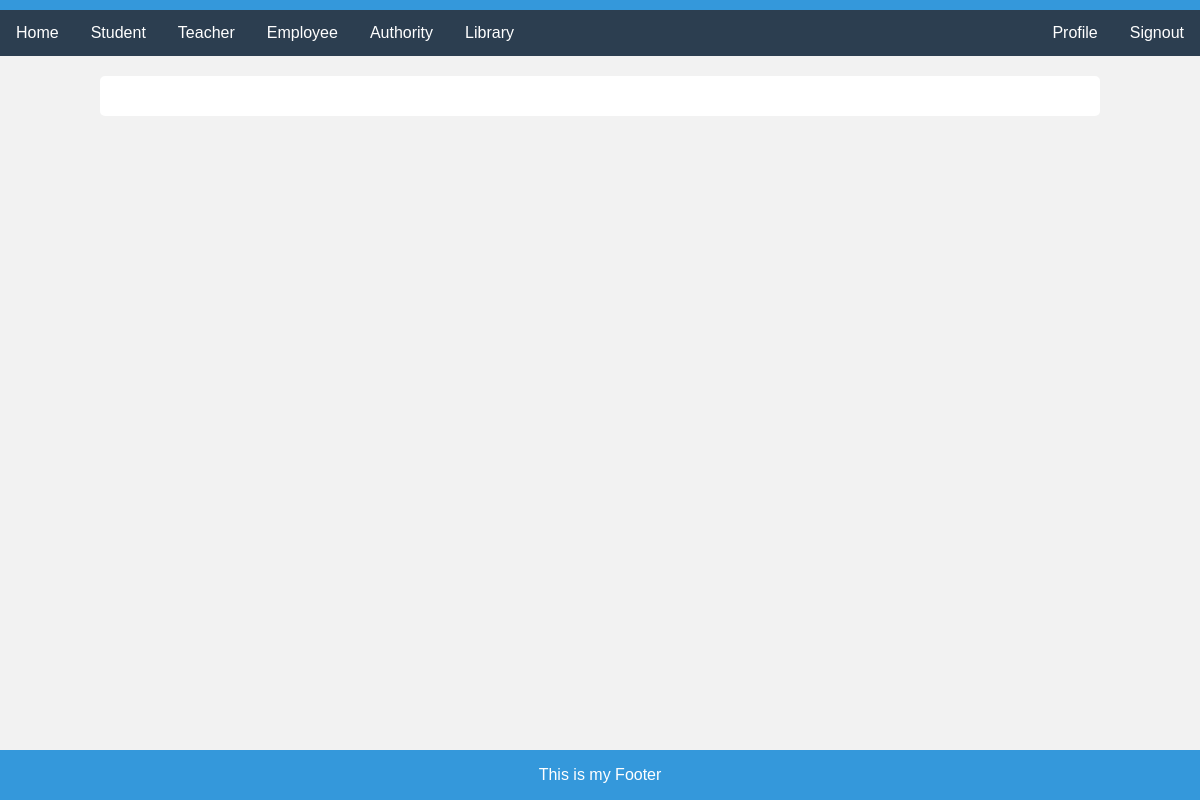
/editEmployee/3, run on an earlier commit of the app's database.
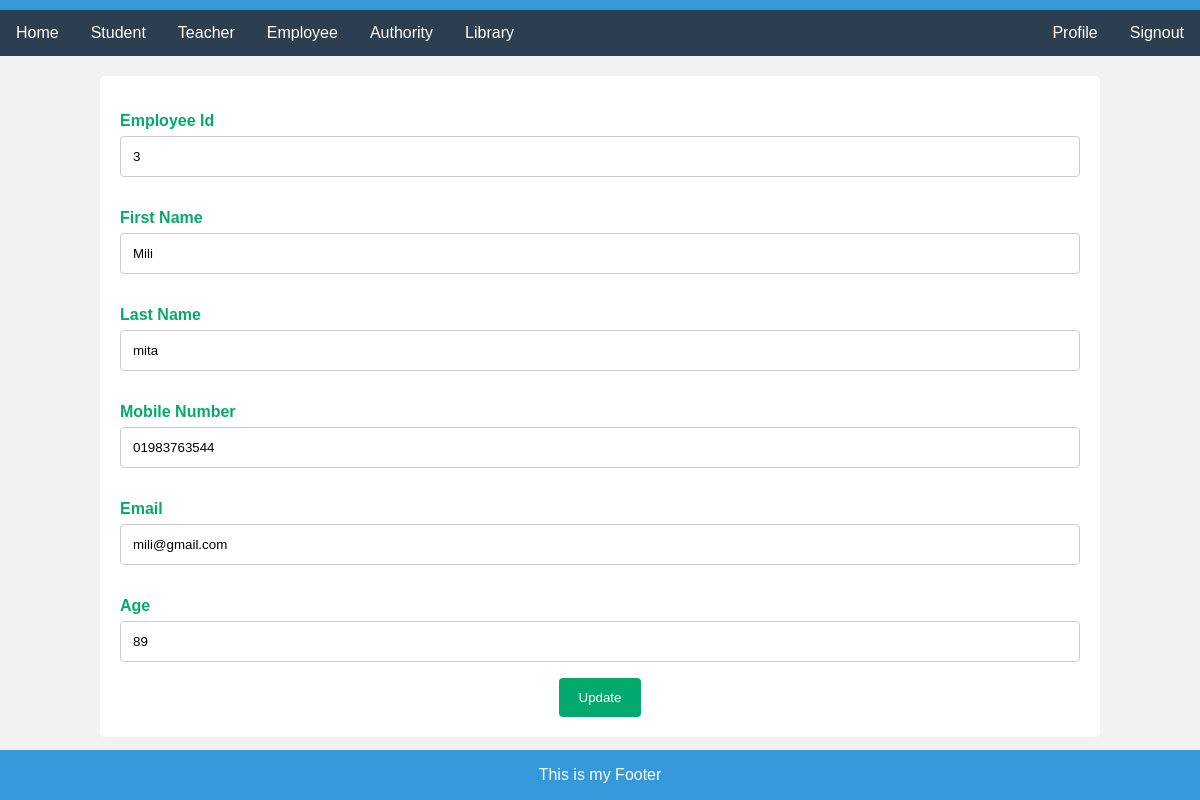
And on a later commit of the database.
### myApp/models.py (models this page shows, shortened)
class Employees(models.Model):
    First_Name=models.CharField(max_length=100, null=True)
    Last_Name=models.CharField(max_length=100, null=True)
    Mobile=models.CharField(max_length=100, null=True)
    Email=models.CharField(max_length=100, null=True)
    Age=models.CharField(max_length=100, null=True)

### myProject/views.py (the view)
# urls.py: path('editEmployee/<str:myid>',editEmployee, name="editEmployee"),
def editEmployee(request, myid):
    employee=Employees.objects.filter(id=myid)
    context={
        "employee":employee,
    }
    return render(request, "editEmployee.html", context)

### template/editEmployee.html (shortened to what this page needs)
{%extends "home.html"%}
{%block content%}
<div class="container">
    <form action="{% url 'updateemployee'%}" method='post'>
        {% for i in employee %}
    <form>
      <label for="fname">Employee Id</label>
      <input type="text" id="fname" value="{{i.id}}" name="employeeid" placeholder="Your id..">
      <label for="fname">First Name</label>
      <input type="text" id="fname" value="{{i.First_Name}}" name="firstname" placeholder="Your name..">
      <label for="lastname">Last Name</label>
      <input type="text" id="lastname" value="{{i.Last_Name}}" name="lastname" placeholder="Your last name..">
      <label for="Mobile">Mobile Number</label>
      <input type="text" id="lname" value="{{i.Mobile}}" name="mobile" placeholder="Your mobile number..">
      <label for="email">Email</label>
      <input type="text" id="email" value="{{i.Email}}" name="email" placeholder="Your email..">
      <label for="age">Age</label>
      <input type="text" id="age" value="{{i.Age}}" name="age" placeholder="Your age..">
      <input type="submit" value="Update">
      {% endfor %}
    </form>
  </div>
{%endblock%}

What changed in the data, as far as the page shows it:
added Employees: employeeid "3", firstname "Mili", lastname "mita", mobile "01983763544", email "mili@gmail.com", age "89"
